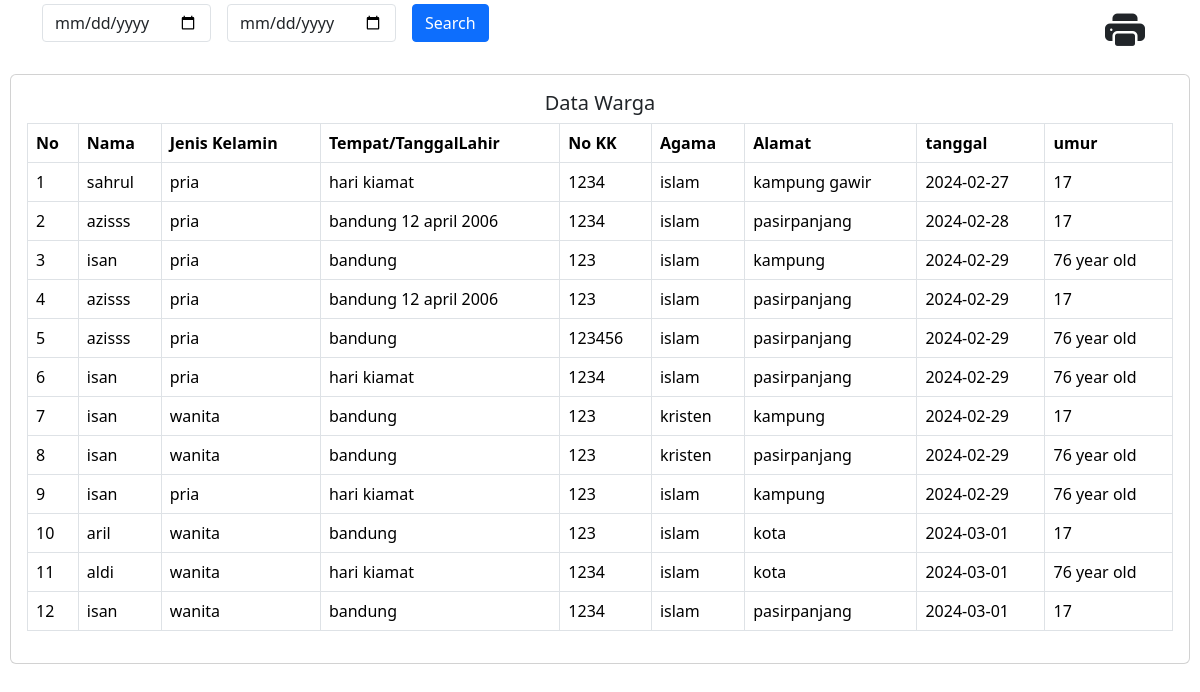
Page /app/rekap.php (signed in) on the committed database.
### tables this page shows
CREATE TABLE `datawarga` (
  `no` int(11) NOT NULL,
  `nama` varchar(30) NOT NULL,
  `jeniskelamin` enum('pria','wanita') NOT NULL,
  `tempat_tanggallahir` varchar(100) NOT NULL,
  `agama` varchar(25) NOT NULL,
  `no_kk` int(11) NOT NULL,
  `alamat` varchar(50) NOT NULL,
  `umur` varchar(25) NOT NULL,
  `waktu` timestamp NOT NULL DEFAULT current_timestamp() ON UPDATE current_timestamp(),
  `tanggal` date DEFAULT NULL
);

### app/rekap.php (the view, shortened to what this page needs)
<div class=" container mt-1">
    <form class="d-flex form mb-3" method="GET" action="">
        <div class="me-2">
            <input type="date" class="form-control rounded-1" name="start_date">
        </div>
        <div class="ms-2">
            <input type="date" class="form-control rounded-1" name="end_date">
        </div>
        <div class="ms-3">
            <button type="submit" class="btn btn-primary rounded-1">Search</button>
        </div>
        <div class="ms-auto">
            <button class="btn fs-1" onclick="printDiv('div1')"><i class="bi bi-printer-fill"></i></button>
        </div>
    </form>
</div>
<div id="div1">
<?php
        include "boot.php";
        include "koneksi.php";
        $searchTerm = isset($_GET['q']) ? $_GET['q'] : '';
        $query = "SELECT * FROM datawarga WHERE
                (nama LIKE '%$searchTerm%' OR
                jeniskelamin LIKE '%$searchTerm%' OR
                tempat_tanggallahir LIKE '%$searchTerm%' OR
                no_kk LIKE '%$searchTerm%' OR
                agama LIKE '%$searchTerm%' OR
                alamat LIKE '%$searchTerm%' OR
                umur LIKE '%$searchTerm%' OR
                tanggal LIKE '%$searchTerm%' OR
                waktu LIKE '%$searchTerm%')";
        $result = $konek->query($query);
        ?>
    <div class="col" style="margin: 10px;">
        <div class="card">
            <div class="card-body">
                <h5 class="card-title text-center">Data Warga</h5>
                <div class="table-responsive">
                    <table class="table table-bordered">
                        <thead>
                            <tr>
                                <th scope="col">No</th>
                                <th scope="col">Nama</th>
                                <th scope="col">Jenis Kelamin</th>
                                <th scope="col">Tempat/TanggalLahir</th>
                                <th scope="col">No KK</th>
                                <th scope="col">Agama</th>
                                <th scope="col">Alamat</th>
                                <th scope="col">tanggal</th>
                                <th scope="col">umur</th>
                            </tr>
                        </thead>
                        <tbody>
                            <?php
while ($s = $result->fetch_assoc()) {
    @$no++;
?>
                            <tr>
                                <td><?php echo $no;  ?></td>
                                <td><?php echo $s['nama']?></td>
                                <td><?php echo $s['jeniskelamin']?></td>
                                <td><?php echo $s['tempat_tanggallahir']?></td>
                                <td><?php echo $s['no_kk']?></td>
                                <td><?php echo $s['agama']?></td>
                                <td><?php echo $s['alamat']?></td>
                                <td><?php echo $s['tanggal']?></td>
                                <td><?php echo $s['umur']?></td>
                            </tr>
                            <?php
}
?>
                        </tbody>
                    </table>
                </div>
            </div>
        </div>
    </div>
</div>

### app/boot.php (shortened to what this page needs)
<!doctype html>
<html lang="en">
  <head>
    <link rel="stylesheet" href="https://cdn.jsdelivr.net/npm/bootstrap-icons@1.11.3/font/bootstrap-icons.min.css">
    <link href="https://cdn.jsdelivr.net/npm/bootstrap@5.3.2/dist/css/bootstrap.min.css" rel="stylesheet">
  </head>

### rows in the picture
datawarga: nama "sahrul", jeniskelamin "pria", tempat_tanggallahir "hari kiamat", no_kk "1234", agama "islam", alamat "kampung gawir", tanggal "2024-02-27", umur "17"
datawarga: nama "azisss", jeniskelamin "pria", tempat_tanggallahir "bandung 12 april 2006", no_kk "1234", agama "islam", alamat "pasirpanjang", tanggal "2024-02-28", umur "17"
datawarga: nama "isan", jeniskelamin "pria", tempat_tanggallahir "bandung", no_kk "123", agama "islam", alamat "kampung", tanggal "2024-02-29", umur "76 year old"
datawarga: nama "azisss", jeniskelamin "pria", tempat_tanggallahir "bandung 12 april 2006", no_kk "123", agama "islam", alamat "pasirpanjang", tanggal "2024-02-29", umur "17"
datawarga: nama "azisss", jeniskelamin "pria", tempat_tanggallahir "bandung", no_kk "123456", agama "islam", alamat "pasirpanjang", tanggal "2024-02-29", umur "76 year old"
datawarga: nama "isan", jeniskelamin "pria", tempat_tanggallahir "hari kiamat", no_kk "1234", agama "islam", alamat "pasirpanjang", tanggal "2024-02-29", umur "76 year old"
datawarga: nama "isan", jeniskelamin "wanita", tempat_tanggallahir "bandung", no_kk "123", agama "kristen", alamat "kampung", tanggal "2024-02-29", umur "17"
datawarga: nama "isan", jeniskelamin "wanita", tempat_tanggallahir "bandung", no_kk "123", agama "kristen", alamat "pasirpanjang", tanggal "2024-02-29", umur "76 year old"
datawarga: nama "isan", jeniskelamin "pria", tempat_tanggallahir "hari kiamat", no_kk "123", agama "islam", alamat "kampung", tanggal "2024-02-29", umur "76 year old"
datawarga: nama "aril", jeniskelamin "wanita", tempat_tanggallahir "bandung", no_kk "123", agama "islam", alamat "kota", tanggal "2024-03-01", umur "17"
datawarga: nama "aldi", jeniskelamin "wanita", tempat_tanggallahir "hari kiamat", no_kk "1234", agama "islam", alamat "kota", tanggal "2024-03-01", umur "76 year old"
datawarga: nama "isan", jeniskelamin "wanita", tempat_tanggallahir "bandung", no_kk "1234", agama "islam", alamat "pasirpanjang", tanggal "2024-03-01", umur "17"
